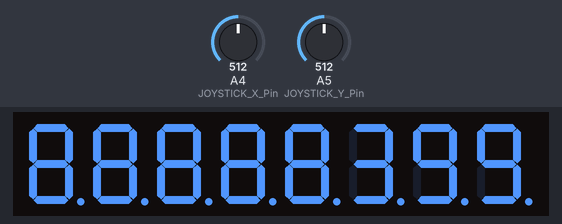
The sketch below on a simulated Arduino Uno, built with avr-gcc and run on an emulated ATmega328P. On the bench: 8-digit seven-segment display. Wiring (inferred from the names in the program): 8-digit 7-segment display, segments lit when HIGH: segments pin 2, pin 3, pin 4, pin 5, A0, A1, A2, A3; digit selects pin 6, pin 7, pin 8, pin 9, pin 10, pin 11, pin 12, pin 13. The inputs (shaded band) are chosen by the test bench; at power-on: A4 (JOYSTICK_X_Pin) = 512, A5 (JOYSTICK_Y_Pin) = 512. Random numbers use the default seed unless the sketch sets one; the segment pins are drawn as the display they are named for.

Above: at 1.3 s.
1.4 s: A4 (JOYSTICK_X_Pin) set to 710
At 3.89 s:
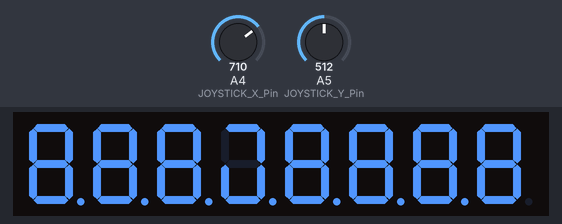
4.6 s: A4 (JOYSTICK_X_Pin) set to 690
At 6.47 s:
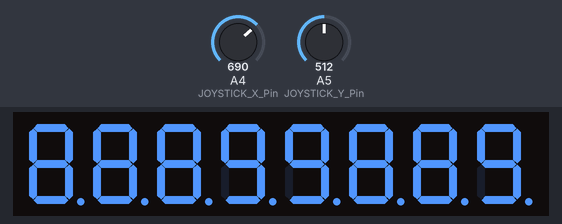
7.8 s: A4 (JOYSTICK_X_Pin) set to 716
At 9.88 s:
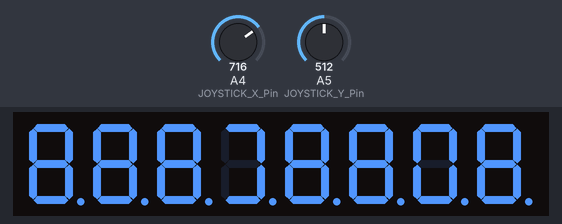
11.0 s: A4 (JOYSTICK_X_Pin) set to 511
At 13.29 s:
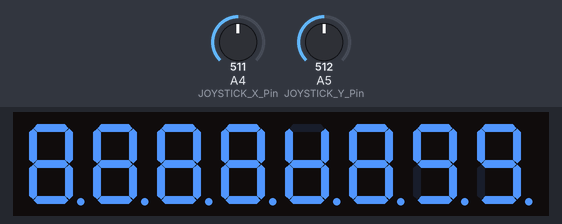
Timing chart, 0 to 14.8 s (numbered marks = the images above; inputs shaded):
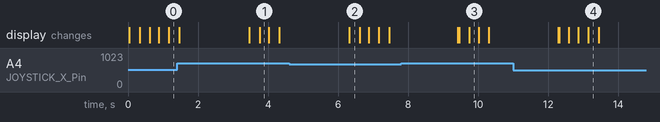

The sketch:

snake.ino
```cpp
#include <LinkedList.h>
const int JOYSTICK_X_Pin = A4; // Reversed pin values from actual, values because my joystick is aligned vertically
const int JOYSTICK_Y_Pin = A5;

const byte ANODE_PINS[8] = {13, 12, 11, 10, 9, 8, 7, 6};
const byte CATHODE_PINS[8] = {A3, A2, A1, A0, 5, 4, 3, 2};

const unsigned long PAUSE_DURATION = 275;
const unsigned long RESET_GAME = 2000;

const int N_ROWS = 8;
const int N_COLS = 8;

// 1: up, 2: down, 3: left, 4: right
const int D_UP = 1;
const int D_DOWN = 2;
const int D_LEFT = 3;
const int D_RIGHT = 4;

struct Segment
{
  int x;
  int y;
};

unsigned long lastUpdateTime = 0; // To implement intervals for each PAUSE_DURATION
int currDirection = D_UP; // Snake starts by going up
byte isOn[8][8]; // Led board (on = 1, off = 0)

// Snake body
LinkedList<Segment*> snakeBody = LinkedList<Segment*>();
// Location of apple
Segment *appleLocation;

/* Initializes a snake with 2 segments in middle
 * of display.
 */
void initializeSnake() {
  snakeBody.add(new Segment{4, 3});
  snakeBody.add(new Segment{4,4});
}

/* Returns the position of the snake's possible next move
 * based off the current direction of the snake.
 */
Segment *getSnakeMove() {
  Segment *head = snakeBody.get(0);
  switch(currDirection) {
    case D_DOWN:
      return new Segment{head->x + 1, head->y}; // My joystick is sideways so I have to account for that when adding or removing 1
    case D_UP:
      return new Segment{head->x - 1, head->y};
    case D_RIGHT:
      return new Segment{head->x, head->y - 1};
    case D_LEFT:
      return new Segment{head->x, head->y + 1};
  }
}

/* Returns the possible next direction of the snake depending
 * on input value from the joysticks.
 */
int getJoystickInput() {
  int direction = currDirection;

  // Read the analog values from the joystick
  int joystickXValue = analogRead(JOYSTICK_X_Pin);
  int joystickYValue = analogRead(JOYSTICK_Y_Pin);

  if (joystickXValue < 400) {
    direction = D_LEFT; // Move left
  } else if (joystickXValue > 700) {
    direction = D_RIGHT; // Move right
  } else if (joystickYValue < 300) {
    direction = D_UP; // Move up
  } else if (joystickYValue > 700) {
    direction = D_DOWN; // Move down
  }

  // To stop snake from going in the direction it just came from
  // Ex: If snake wants to turn down as it's moving up, this isn't a legal move
  if ((direction == D_DOWN && currDirection == D_UP) || (direction == D_UP && currDirection == D_DOWN) ||
    (direction == D_RIGHT && currDirection == D_LEFT) || (direction == D_LEFT && currDirection == D_RIGHT)) {
    direction = currDirection;
  }
  return direction;
}

/* Receives a segment and checks if that segment is a part of the
 * snake's body. Returns true if it is and false otherwise.
 */
bool isSnakeSegment(int nextX, int nextY) {
  for (int i = 0; i < snakeBody.size(); i++) {
    Segment *seg = snakeBody.get(i);
    if (seg->x == nextX && seg->y == nextY) {
      return true;
    }
  }
  return false;
}

/* Receives the possible next segment of the snake (next move)
 * and determines if that move is valid. If the snake goes
 * out of bounds or collides with itself false is returned. Otherwise
 * true is returned.
 */
bool checkMove(Segment *seg) {
  int nextX = seg->x;
  int nextY = seg->y;

  // Check bounds
  if (nextX < 0 || nextX >= N_ROWS || nextY < 0 || nextY >= N_COLS) {
    return false;
  }

  // Check if snake will collide with itself
  if (isSnakeSegment(nextX, nextY)) {
    return false;
  }
  return true;
}

/* Turns off all Leds in isOn.
 */
void allLedsOff() {
  for (int row = 0; row < 8; row++) {
    for (int col = 0; col < 8; col++) {
      isOn[row][col] = 0;
    }
  }
}

/* Moves the snake in the current direction.
 */
void moveSnake(Segment *nextSeg) {
  delete(snakeBody.pop()); // Remove a seg from tail
  snakeBody.add(0, nextSeg); // Add seg to head
}

/* Turns on the Leds in isOn that match the
 * positions of the snake's body and the apple.
 */
void createLed() {
  for (int i = 0; i < snakeBody.size(); i++) {
    Segment *seg = snakeBody.get(i);
    int currX = seg->x;
    int currY = seg->y;

    isOn[currX][currY] = 1;
  }
  isOn[appleLocation->x][appleLocation->y] = 1;
}

/* Loops through the Leds isOn and turns on
 * the specified Leds that are signified to be on
 * to display the game.
 */
void display() {
  for (byte row = 0; row < N_ROWS; row++) {
    for (byte col = 0; col < N_ROWS; col++) {
      if (isOn[row][col] == 1) {
          digitalWrite(CATHODE_PINS[col], LOW);
      } else {
          digitalWrite(CATHODE_PINS[col], HIGH);
      }
    }
    digitalWrite(ANODE_PINS[row], LOW);
    delay(2);
    digitalWrite(ANODE_PINS[row], HIGH);
  }
}

/* Receives the next move of the snake (next segment it will occupy)
 * and updates the games display, snake's body, and apple if eaten to reflect that move.
 */
void playMove(Segment *nextSeg) {
  if ((appleLocation->x == nextSeg->x) && (appleLocation->y == nextSeg->y)) {
    addToSnake(nextSeg);
  } else {
    moveSnake(nextSeg);
  }

  lastUpdateTime = millis();

  allLedsOff();
  createLed();
}

/* Resets the game to be played again.
 */
void restart() {
  while (snakeBody.size() > 0) { // reset snake
    delete(snakeBody.pop());
  }
  initializeSnake();

  delete(appleLocation); // reset apple
  appleLocation = initializeApple();

  unsigned long resetTime = millis();

  while (millis() - resetTime < RESET_GAME) { // Wait until RESET_GAME time has passed (2000 ms)
  }

  allLedsOff();
  currDirection = D_UP;
}

/* Initializes an apple at a random position
 * not occupied by the snake.
 */
Segment *initializeApple() {
  int x;
  int y;

  do {
    x = random(N_ROWS);
    y = random(N_COLS);
  } while(isSnakeSegment(x, y));

  return new Segment{x, y};
}

/* Receives the next move of the snake where they have eaten an
 * apple and grows the snake. Initializes a new apple because
 * old apple was eaten.
 */
void addToSnake(Segment *nextSeg) {
  snakeBody.add(0, nextSeg); // Grow snake
  delete(appleLocation); // Delete old apple
  appleLocation = initializeApple(); // Create new apple
}

/* Checks to see if the player has beaten the game
 * by filling the board entirely with a snake.
 * Returns true if the player has won and false otherwise.
 */
bool checkWin() {
  if (snakeBody.size() == 64) { // You won the game
    return true;
  }
  return false; // Still need to play
}

/* Sets up the snake game.
 */
void setup() {
  randomSeed(analogRead(0));
  pinMode(JOYSTICK_X_Pin, INPUT);
  pinMode(JOYSTICK_Y_Pin, INPUT);

  for (byte i = 0; i < 8; i++) {
    pinMode(ANODE_PINS[i], OUTPUT);
    pinMode(CATHODE_PINS[i], OUTPUT);

    digitalWrite(ANODE_PINS[i], HIGH);
    digitalWrite(CATHODE_PINS[i], HIGH);
  }

  Serial.begin(115200);
  initializeSnake();
  appleLocation = initializeApple();
}

/* Continously loops to play the snake game.
 */
void loop() {
  display(); // Dislay constantly
  if (millis() > PAUSE_DURATION + lastUpdateTime) { // Take in input every PAUSE_DURATION
    currDirection = getJoystickInput(); // Store current direction to compare it to the next direction
    Segment *nextSeg = getSnakeMove();

    if (!checkWin() && checkMove(nextSeg)) { // the game hasn't been won and the next move is valid
      playMove(nextSeg);
    } else {
      restart();
    }
  }
}
```
